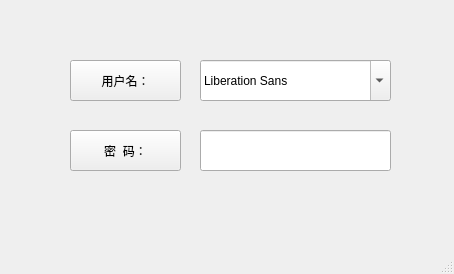
<?xml version="1.0" encoding="UTF-8"?>
<ui version="4.0">
 <class>MainWindow</class>
 <widget class="QMainWindow" name="MainWindow">
  <property name="geometry">
   <rect>
    <x>0</x>
    <y>0</y>
    <width>454</width>
    <height>274</height>
   </rect>
  </property>
  <property name="windowTitle">
   <string>MainWindow</string>
  </property>
  <widget class="QWidget" name="centralwidget">
   <widget class="QPushButton" name="user_but">
    <property name="geometry">
     <rect>
      <x>70</x>
      <y>60</y>
      <width>111</width>
      <height>41</height>
     </rect>
    </property>
    <property name="text">
     <string>用户名：</string>
    </property>
   </widget>
   <widget class="QFontComboBox" name="user_fcb">
    <property name="geometry">
     <rect>
      <x>200</x>
      <y>60</y>
      <width>191</width>
      <height>41</height>
     </rect>
    </property>
   </widget>
   <widget class="QPushButton" name="passwd_but">
    <property name="geometry">
     <rect>
      <x>70</x>
      <y>130</y>
      <width>111</width>
      <height>41</height>
     </rect>
    </property>
    <property name="text">
     <string>密  码：</string>
    </property>
   </widget>
   <widget class="QLineEdit" name="passwd_le">
    <property name="geometry">
     <rect>
      <x>200</x>
      <y>130</y>
      <width>191</width>
      <height>41</height>
     </rect>
    </property>
   </widget>
  </widget>
  <widget class="QMenuBar" name="menubar">
   <property name="geometry">
    <rect>
     <x>0</x>
     <y>0</y>
     <width>454</width>
     <height>23</height>
    </rect>
   </property>
  </widget>
  <widget class="QStatusBar" name="statusbar"/>
 </widget>
 <resources/>
 <connections/>
</ui>
